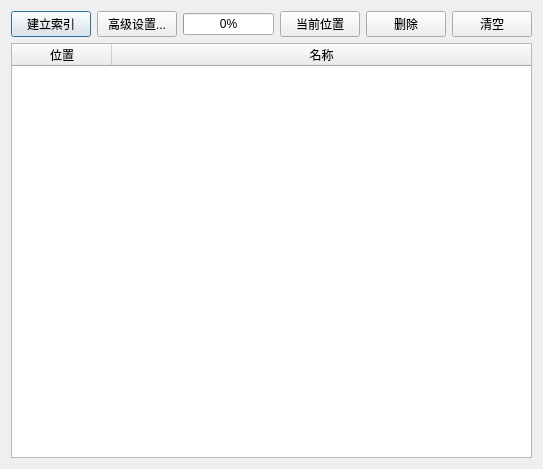
<?xml version="1.0" encoding="UTF-8"?>
<ui version="4.0">
 <class>DialogIndex</class>
 <widget class="QDialog" name="DialogIndex">
  <property name="geometry">
   <rect>
    <x>0</x>
    <y>0</y>
    <width>533</width>
    <height>469</height>
   </rect>
  </property>
  <property name="windowTitle">
   <string>索引</string>
  </property>
  <layout class="QVBoxLayout" name="verticalLayout">
   <item>
    <layout class="QHBoxLayout" name="horizontalLayout">
     <item>
      <widget class="QPushButton" name="pushButtonCreateIndex">
       <property name="text">
        <string>建立索引</string>
       </property>
      </widget>
     </item>
     <item>
      <widget class="QPushButton" name="pushButtonAdvance">
       <property name="sizePolicy">
        <sizepolicy hsizetype="Preferred" vsizetype="Fixed">
         <horstretch>0</horstretch>
         <verstretch>0</verstretch>
        </sizepolicy>
       </property>
       <property name="text">
        <string>高级设置...</string>
       </property>
      </widget>
     </item>
     <item>
      <widget class="QProgressBar" name="progressBarIndex">
       <property name="value">
        <number>0</number>
       </property>
      </widget>
     </item>
     <item>
      <widget class="QPushButton" name="pushButtonCurrentPos">
       <property name="sizePolicy">
        <sizepolicy hsizetype="Minimum" vsizetype="Fixed">
         <horstretch>0</horstretch>
         <verstretch>0</verstretch>
        </sizepolicy>
       </property>
       <property name="text">
        <string>当前位置</string>
       </property>
      </widget>
     </item>
     <item>
      <widget class="QPushButton" name="pushButtonDel">
       <property name="sizePolicy">
        <sizepolicy hsizetype="Minimum" vsizetype="Fixed">
         <horstretch>0</horstretch>
         <verstretch>0</verstretch>
        </sizepolicy>
       </property>
       <property name="text">
        <string>删除</string>
       </property>
      </widget>
     </item>
     <item>
      <widget class="QPushButton" name="pushButtonClear">
       <property name="text">
        <string>清空</string>
       </property>
      </widget>
     </item>
    </layout>
   </item>
   <item>
    <widget class="QTableWidget" name="tableWidget">
     <property name="editTriggers">
      <set>QAbstractItemView::NoEditTriggers</set>
     </property>
     <property name="selectionBehavior">
      <enum>QAbstractItemView::SelectRows</enum>
     </property>
     <attribute name="horizontalHeaderStretchLastSection">
      <bool>true</bool>
     </attribute>
     <attribute name="verticalHeaderVisible">
      <bool>false</bool>
     </attribute>
     <column>
      <property name="text">
       <string>位置</string>
      </property>
     </column>
     <column>
      <property name="text">
       <string>名称</string>
      </property>
     </column>
    </widget>
   </item>
  </layout>
 </widget>
 <tabstops>
  <tabstop>pushButtonCreateIndex</tabstop>
  <tabstop>pushButtonAdvance</tabstop>
  <tabstop>pushButtonDel</tabstop>
  <tabstop>pushButtonClear</tabstop>
  <tabstop>tableWidget</tabstop>
 </tabstops>
 <resources/>
 <connections/>
</ui>
